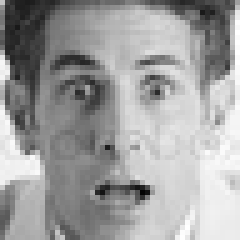
#> input picture Facial Expression Detection/FacesSample/fig3166.jpg, 48 x 48 px (shown 5 times larger)
$ jupyter execute pattern.ipynb
#> lines starting #> are read from the running program, lines starting #| are printed output that depends on the picture
## Pattern Matching

[cell 1]
import matplotlib.pylab as plt
import imageio.v2 as imageio

[cell 2]
original = imageio.imread('FacesSample/fig3166.jpg')
#> original is the input picture: shape (48, 48); min 4, max 255, mean 159

[cell 3]
plt.imshow(original)
plt.title("Search pattern in this image")

[cell 4]
template1 = original[10:25, 10:38]
template2 = original[10:25,10:22]
template3 = original[10:25,26:38]

[cell 5]
fig = plt.figure(figsize=(12,8))
f1 = plt.subplot(2,2,1)
f2 = plt.subplot(2,2,2)
f3 = plt.subplot(2,2,3)
f4 = plt.subplot(2,2,4)

f1.imshow(original)
f1.set_axis_off()
f1.set_title('Original')

f2.imshow(template1)
f2.set_axis_off()
f2.set_title('Both Eyes')

f3.imshow(template2)
f3.set_axis_off()
f3.set_title('Right Eye')

f4.imshow(template3)
f4.set_axis_off()
f4.set_title('Left Eye')
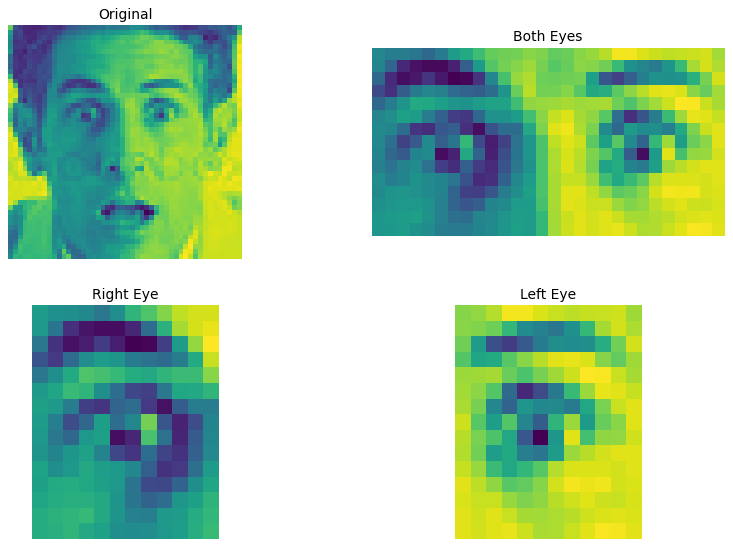
#> figure drawn by matplotlib, 4 panels

Perform pattern matching [Rectangle - Right Eye]

[cell 6]
import matplotlib.pyplot as plt
from matplotlib.patches import Rectangle
from skimage.feature import match_template


correlation = match_template(original, template2)
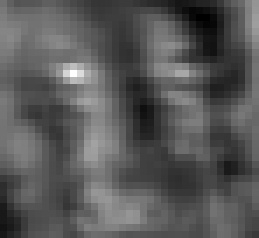
#> correlation: shape (34, 37) float64 (shown 7 times larger); min -0.494, max 1, mean 0.0236; drawn with min black and max white
xcoords = []
ycoords = []

for row in range(correlation.shape[0]):
    for col in range(correlation.shape[1]):
        if correlation[row, col] > 0.9:
            xcoords.append(col)
            ycoords.append(row)
#> after the loop, xcoords = [10]; ycoords = [10]

# Plotting with rectangles
plt.imshow(original, cmap=plt.cm.gray)
plt.title("Found patterns")

for x, y in zip(xcoords, ycoords):
    rect = Rectangle((x, y), template2.shape[1], template2.shape[0], linewidth=2, edgecolor='m', facecolor='none')
    plt.gca().add_patch(rect)

plt.show()
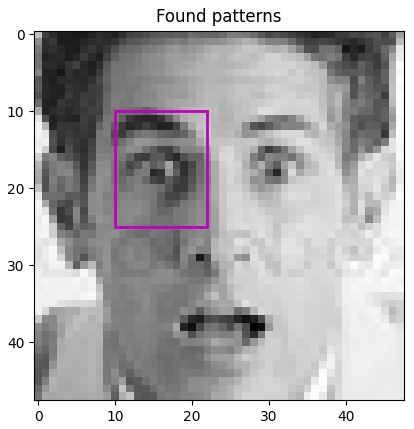
#> figure drawn by matplotlib, 1 panel

Perform pattern matching [Rectangle - Both Eyes]

[cell 7]
import matplotlib.pyplot as plt
from matplotlib.patches import Rectangle
from skimage.feature import match_template


correlation = match_template(original, template1)
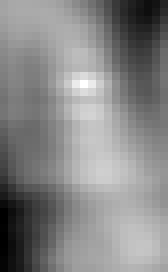
#> correlation: shape (34, 21) float64 (shown 8 times larger); min -0.361, max 1, mean 0.357; drawn with min black and max white
xcoords = []
ycoords = []

for row in range(correlation.shape[0]):
    for col in range(correlation.shape[1]):
        if correlation[row, col] > 0.9:
            xcoords.append(col)
            ycoords.append(row)

# Plotting with rectangles
plt.imshow(original, cmap=plt.cm.gray)
plt.title("Found patterns")

for x, y in zip(xcoords, ycoords):
    rect = Rectangle((x, y), template1.shape[1], template1.shape[0], linewidth=2, edgecolor='m', facecolor='none')
    plt.gca().add_patch(rect)

plt.show()

Perform pattern matching [Rectangle - Left Eye]

[cell 8]
import matplotlib.pyplot as plt
from matplotlib.patches import Rectangle
from skimage.feature import match_template


correlation = match_template(original, template3)
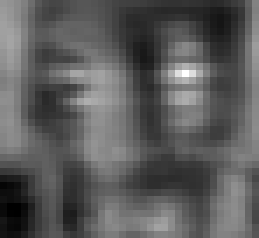
#> correlation: shape (34, 37) float64 (shown 7 times larger); min -0.465, max 1, mean 0.0617; drawn with min black and max white
xcoords = []
ycoords = []

for row in range(correlation.shape[0]):
    for col in range(correlation.shape[1]):
        if correlation[row, col] > 0.9:
            xcoords.append(col)
            ycoords.append(row)
#> after the loop, xcoords = [26]

# Plotting with rectangles
plt.imshow(original, cmap=plt.cm.gray)
plt.title("Found patterns")

for x, y in zip(xcoords, ycoords):
    rect = Rectangle((x, y), template3.shape[1], template3.shape[0], linewidth=2, edgecolor='m', facecolor='none')
    plt.gca().add_patch(rect)

plt.show()
